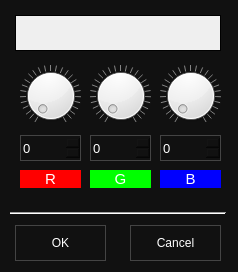
<?xml version="1.0" encoding="UTF-8"?>
<ui version="4.0">
 <class>ColorDlg</class>
 <widget class="QDialog" name="ColorDlg">
  <property name="geometry">
   <rect>
    <x>0</x>
    <y>0</y>
    <width>238</width>
    <height>272</height>
   </rect>
  </property>
  <property name="minimumSize">
   <size>
    <width>238</width>
    <height>272</height>
   </size>
  </property>
  <property name="maximumSize">
   <size>
    <width>238</width>
    <height>272</height>
   </size>
  </property>
  <property name="windowTitle">
   <string>Color Picker</string>
  </property>
  <property name="styleSheet">
   <string notr="true">QDialog {
	background-color: #111;
}

QToolButton {
	background-color: #111;
	color: white;
	border-style: outset;	
	border: 1px solid #444;
}

QToolButton:hover{
	background-color: #222;
	color: #1086e2;
	border: 1px solid #444;
}

QSpinBox {
	background-color: #222;
	color:#888;
	border: 1px solid #444;
}

QSpinBox:enabled {
	background-color: #111;
	color:#FFF;
	border: 1px solid #444;
}
</string>
  </property>
  <property name="locale">
   <locale language="English" country="UnitedStates"/>
  </property>
  <widget class="QLabel" name="lbl_color">
   <property name="geometry">
    <rect>
     <x>15</x>
     <y>15</y>
     <width>206</width>
     <height>36</height>
    </rect>
   </property>
   <property name="autoFillBackground">
    <bool>true</bool>
   </property>
   <property name="styleSheet">
    <string notr="true">QLabel {
}

QLabel:enabled {
}
</string>
   </property>
   <property name="frameShape">
    <enum>QFrame::Box</enum>
   </property>
   <property name="frameShadow">
    <enum>QFrame::Plain</enum>
   </property>
   <property name="text">
    <string/>
   </property>
  </widget>
  <widget class="QSpinBox" name="sb_red">
   <property name="geometry">
    <rect>
     <x>20</x>
     <y>135</y>
     <width>61</width>
     <height>26</height>
    </rect>
   </property>
   <property name="font">
    <font>
     <pointsize>10</pointsize>
    </font>
   </property>
   <property name="styleSheet">
    <string notr="true"/>
   </property>
   <property name="maximum">
    <number>255</number>
   </property>
  </widget>
  <widget class="QLabel" name="label_4">
   <property name="geometry">
    <rect>
     <x>20</x>
     <y>170</y>
     <width>61</width>
     <height>18</height>
    </rect>
   </property>
   <property name="font">
    <font>
     <pointsize>11</pointsize>
    </font>
   </property>
   <property name="styleSheet">
    <string notr="true">QLabel {
color: #FFF;
background-color:#F00;
}</string>
   </property>
   <property name="text">
    <string>R</string>
   </property>
   <property name="alignment">
    <set>Qt::AlignCenter</set>
   </property>
  </widget>
  <widget class="QLabel" name="label_2">
   <property name="geometry">
    <rect>
     <x>160</x>
     <y>170</y>
     <width>61</width>
     <height>18</height>
    </rect>
   </property>
   <property name="font">
    <font>
     <pointsize>11</pointsize>
    </font>
   </property>
   <property name="styleSheet">
    <string notr="true">QLabel {
color: #FFF;
background-color:#00F;
}</string>
   </property>
   <property name="text">
    <string>B</string>
   </property>
   <property name="alignment">
    <set>Qt::AlignCenter</set>
   </property>
  </widget>
  <widget class="QSpinBox" name="sb_green">
   <property name="geometry">
    <rect>
     <x>90</x>
     <y>135</y>
     <width>61</width>
     <height>26</height>
    </rect>
   </property>
   <property name="font">
    <font>
     <pointsize>10</pointsize>
    </font>
   </property>
   <property name="maximum">
    <number>255</number>
   </property>
  </widget>
  <widget class="QLabel" name="label_3">
   <property name="geometry">
    <rect>
     <x>90</x>
     <y>170</y>
     <width>61</width>
     <height>18</height>
    </rect>
   </property>
   <property name="font">
    <font>
     <pointsize>11</pointsize>
    </font>
   </property>
   <property name="styleSheet">
    <string notr="true">QLabel {
color: #FFF;
background-color:#0F0;
}</string>
   </property>
   <property name="text">
    <string>G</string>
   </property>
   <property name="alignment">
    <set>Qt::AlignCenter</set>
   </property>
  </widget>
  <widget class="QSpinBox" name="sb_blue">
   <property name="geometry">
    <rect>
     <x>160</x>
     <y>135</y>
     <width>61</width>
     <height>26</height>
    </rect>
   </property>
   <property name="font">
    <font>
     <pointsize>10</pointsize>
    </font>
   </property>
   <property name="maximum">
    <number>255</number>
   </property>
  </widget>
  <widget class="QDial" name="dial_b">
   <property name="geometry">
    <rect>
     <x>160</x>
     <y>65</y>
     <width>61</width>
     <height>61</height>
    </rect>
   </property>
   <property name="maximum">
    <number>255</number>
   </property>
   <property name="wrapping">
    <bool>false</bool>
   </property>
   <property name="notchTarget">
    <double>10.000000000000000</double>
   </property>
   <property name="notchesVisible">
    <bool>true</bool>
   </property>
  </widget>
  <widget class="QDial" name="dial_g">
   <property name="geometry">
    <rect>
     <x>90</x>
     <y>65</y>
     <width>61</width>
     <height>61</height>
    </rect>
   </property>
   <property name="maximum">
    <number>255</number>
   </property>
   <property name="wrapping">
    <bool>false</bool>
   </property>
   <property name="notchTarget">
    <double>10.000000000000000</double>
   </property>
   <property name="notchesVisible">
    <bool>true</bool>
   </property>
  </widget>
  <widget class="QDial" name="dial_r">
   <property name="geometry">
    <rect>
     <x>20</x>
     <y>65</y>
     <width>61</width>
     <height>61</height>
    </rect>
   </property>
   <property name="maximum">
    <number>255</number>
   </property>
   <property name="wrapping">
    <bool>false</bool>
   </property>
   <property name="notchTarget">
    <double>10.000000000000000</double>
   </property>
   <property name="notchesVisible">
    <bool>true</bool>
   </property>
  </widget>
  <widget class="QToolButton" name="btn_cancel">
   <property name="geometry">
    <rect>
     <x>130</x>
     <y>225</y>
     <width>91</width>
     <height>36</height>
    </rect>
   </property>
   <property name="text">
    <string>Cancel</string>
   </property>
  </widget>
  <widget class="QToolButton" name="btn_ok">
   <property name="geometry">
    <rect>
     <x>15</x>
     <y>225</y>
     <width>91</width>
     <height>36</height>
    </rect>
   </property>
   <property name="text">
    <string>OK</string>
   </property>
  </widget>
  <widget class="Line" name="line">
   <property name="geometry">
    <rect>
     <x>10</x>
     <y>205</y>
     <width>216</width>
     <height>16</height>
    </rect>
   </property>
   <property name="orientation">
    <enum>Qt::Horizontal</enum>
   </property>
  </widget>
 </widget>
 <resources/>
 <connections/>
</ui>
